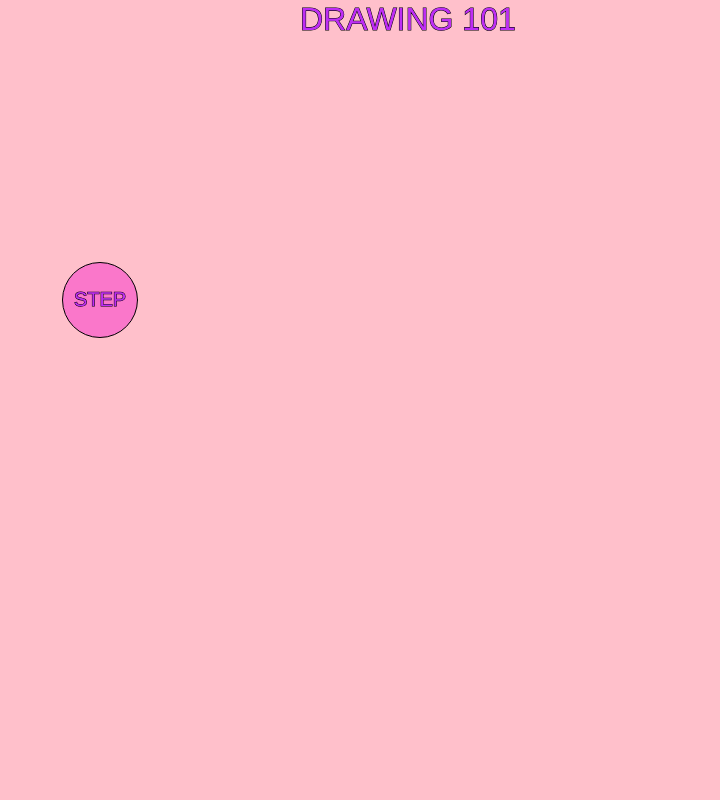
Frame 1 (no input)
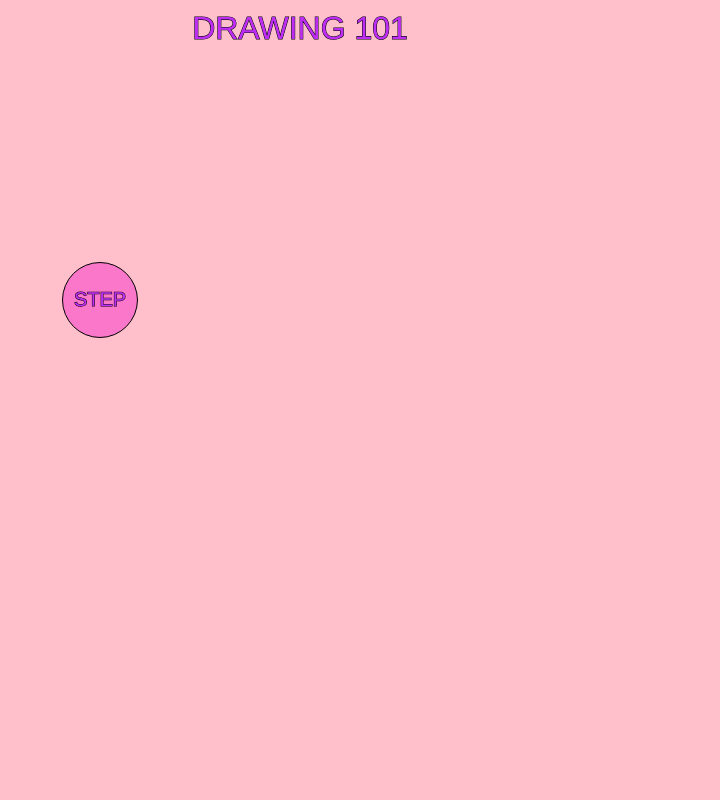
Frame 60 (no input)
Frame 120 (the mouse pressed at the canvas centre since frame 60): identical to frame 60, image omitted

The p5.js sketch that drew these frames (run headless with seeded random() and noise() and a simulated clock; from frame 60 on, the mouse is pressed at the canvas centre):

// p5.js sketch
// ── sketch.js
let stepCount = 0

function setup() {
  createCanvas(720, 800);
}

function draw() {
  startScreen();  
}

function drawCat(stepCount) {
  
  if (stepCount >= 1) {
    fill("lightgrey");
    //body
    ellipse(300, 250, 130, 150);
  }
  if (stepCount >= 2) {
    //head
    ellipse(300, 150, 100, 100);
  }
  if (stepCount >= 3) {
    //left ear
    triangle(360, 85, 320, 105, 345, 135);
    ellipse(300, 150, 100, 100);
  }
  if (stepCount >= 4) {
    //right ear
    triangle(240, 85, 280, 105, 255, 135);
    ellipse(300, 150, 100, 100);
  }
  
  if (stepCount >= 5) {
    //eye 1
    fill("black")
    ellipse(285, 130, 10, 10);
  }
  if (stepCount >= 6) {
    //eye 2
    ellipse(315, 130, 10, 10);
  }
  if (stepCount >= 7) {
    //nose
    triangle(290, 145, 310, 145, 300, 155)
  }
  if (stepCount >= 8) {
    //leg 1
    fill("lightgrey")
    beginShape();
    curveVertex(290, 260);
    curveVertex(290, 260);
    curveVertex(290, 332);
    curveVertex(260, 332);
    curveVertex(260, 260);
    curveVertex(260, 260);
    strokeWeight(1);
    endShape();
  }
  if (stepCount >= 9) {
    //leg 2
    fill("lightgrey")
    beginShape();
    curveVertex(340, 260);
    curveVertex(340, 260);
    curveVertex(340, 332);
    curveVertex(310, 332);
    curveVertex(310, 260);
    curveVertex(310, 260);
    strokeWeight(1);
    endShape();
  }
}

// Function to set up the start screen
function startScreen() {
  background(127);
  background("pink");
  
  // Title
  strokeWeight(1)
  stroke("black")
  textSize(32);
  fill(190, 45, 245)
  text('DRAWING 101', 300, 30);
  textAlign(CENTER, CENTER);
  
  // Draw next step button
  fill(245, 45, 200, 127);
  ellipse(100, 300, 75, 75);
  textSize(20);
  fill(190, 45, 245)
  text('STEP', 100, 300)
  
  // Draw the cat
  drawCat(stepCount)
}


// When the user clicks the mouse
function mousePressed() {
  // Check if mouse is inside the circle
  let d = dist(mouseX, mouseY, 100, 300);
  if (d < 37.5) {
    // Run function for next step of drawing
    stepCount += 1
  }
}
